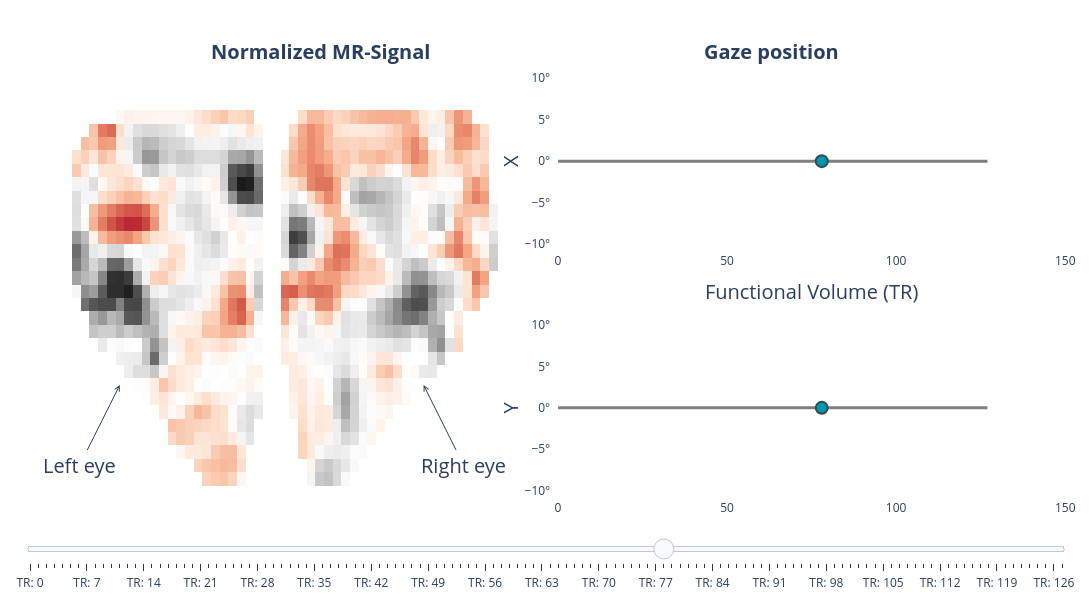

Source (notebook cell):
### Code cell
fig = analyse.visualise_input_data(X,
                                   y,
                                   bg_color="rgb(255,255,255)",
                                   ylim=[-11, 11])
fig.show()
